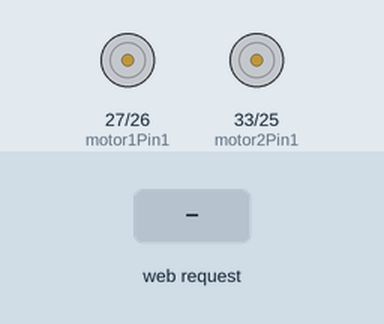
Recording of a sketch running on a simulated ESP32. Shown: motor-driver pin pairs drawn as motors (green arrow = first pin HIGH = forward, orange = second pin HIGH = backward, longer = more drive, scaled by the enable pin). Inputs (shaded band) come from the test bench. What the sketch prints to the serial monitor is not drawn.

Above: at 1.2 s.
1.3 s: HTTP request GET /forward received
At 1.7 s:
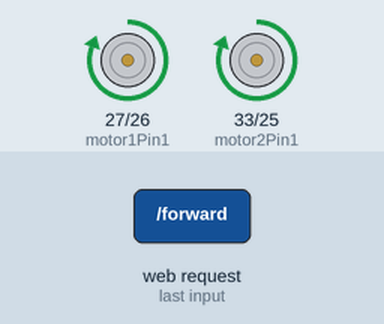
2.8 s: HTTP request GET /backward received
At 4.0 s:
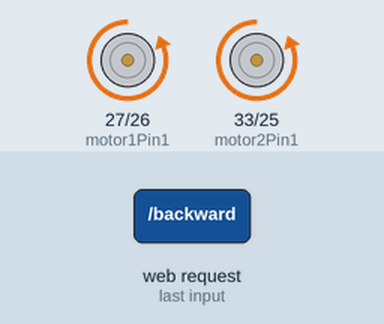
4.3 s: HTTP request GET /left received
At 5.2 s:
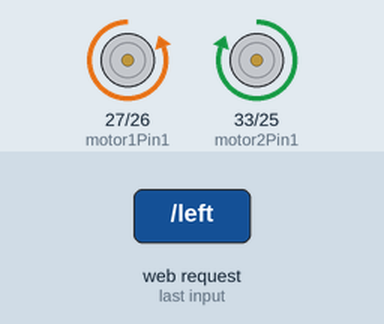
5.8 s: HTTP request GET /right received
At 6.3 s:
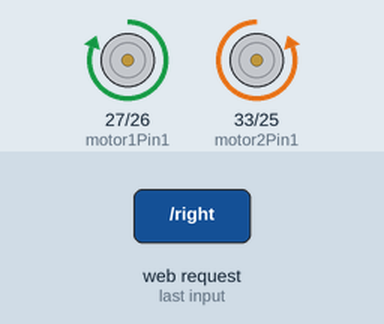
7.3 s: HTTP request GET /stop received
At 8.6 s:
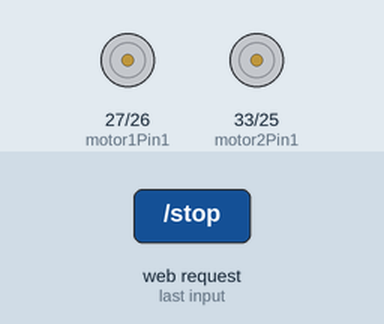
Timing chart, 0 to 9.8 s (numbered marks = the images above; inputs shaded):
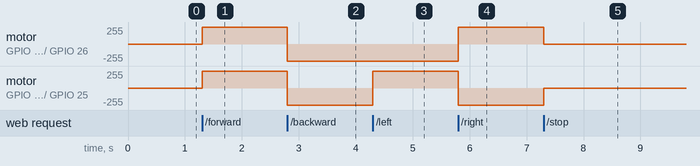

Measured:
- after the input at 1.3 s, motor on GPIO 27 (motor1Pin1) / GPIO 26 (motor1Pin2), motor on GPIO 33 (motor2Pin1) / GPIO 25 (motor2Pin2): stopped → forward 255/255 at once
- after the input at 2.8 s, motor on GPIO 27 (motor1Pin1) / GPIO 26 (motor1Pin2), motor on GPIO 33 (motor2Pin1) / GPIO 25 (motor2Pin2): forward 255/255 → backward 255/255 at once
- after the input at 4.3 s, motor on GPIO 33 (motor2Pin1) / GPIO 25 (motor2Pin2): backward 255/255 → forward 255/255 at once
- after the input at 5.8 s, motor on GPIO 27 (motor1Pin1) / GPIO 26 (motor1Pin2): backward 255/255 → forward 255/255 at once; motor on GPIO 33 (motor2Pin1) / GPIO 25 (motor2Pin2): forward 255/255 → backward 255/255 at once
- after the input at 7.3 s, motor on GPIO 27 (motor1Pin1) / GPIO 26 (motor1Pin2): forward 255/255 → stopped at once; motor on GPIO 33 (motor2Pin1) / GPIO 25 (motor2Pin2): backward 255/255 → stopped at once

The sketch:

esp32_robocar.ino
```cpp
#include <WiFi.h>
#include <WebServer.h>

// Create WiFi AP
const char* ssid = "ROBOT";
const char* password = "12345678";

WebServer server(80);

// Motor A
const int motor1Pin1 = 27;
const int motor1Pin2 = 26;
const int enable1Pin = 14;

// Motor B
const int motor2Pin1 = 33;
const int motor2Pin2 = 25;
const int enable2Pin = 32;

// PWM settings
const int freq = 30000;
const int resolution = 8;
const int pwmChannel1 = 0;
const int pwmChannel2 = 1;
int dutyCycle = 255;

String webpage = R"rawliteral(
<!DOCTYPE html>
<html>
<head>
<title>Mobile Robot</title>
<meta name="viewport" content="width=device-width, initial-scale=1">
<style>
button{
width:100px;
height:60px;
font-size:20px;
margin:10px;
}
</style>
</head>
<body style="text-align:center">
<h2>Mobile Robot Controller</h2>

<button onclick="fetch('/forward')">Forward</button><br>
<button onclick="fetch('/left')">Left</button>
<button onclick="fetch('/stop')">Stop</button>
<button onclick="fetch('/right')">Right</button><br>
<button onclick="fetch('/backward')">Backward</button>

</body>
</html>
)rawliteral";

// Motor functions
void stopMotors() {
  digitalWrite(motor1Pin1, LOW);
  digitalWrite(motor1Pin2, LOW);
  digitalWrite(motor2Pin1, LOW);
  digitalWrite(motor2Pin2, LOW);
}

void forward() {
  digitalWrite(motor1Pin1, HIGH);
  digitalWrite(motor1Pin2, LOW);
  digitalWrite(motor2Pin1, HIGH);
  digitalWrite(motor2Pin2, LOW);
}

void backward() {
  digitalWrite(motor1Pin1, LOW);
  digitalWrite(motor1Pin2, HIGH);
  digitalWrite(motor2Pin1, LOW);
  digitalWrite(motor2Pin2, HIGH);
}

void left() {
  digitalWrite(motor1Pin1, LOW);
  digitalWrite(motor1Pin2, HIGH);
  digitalWrite(motor2Pin1, HIGH);
  digitalWrite(motor2Pin2, LOW);
}

void right() {
  digitalWrite(motor1Pin1, HIGH);
  digitalWrite(motor1Pin2, LOW);
  digitalWrite(motor2Pin1, LOW);
  digitalWrite(motor2Pin2, HIGH);
}

void setup() {

  Serial.begin(115200);

  pinMode(motor1Pin1, OUTPUT);
  pinMode(motor1Pin2, OUTPUT);
  pinMode(motor2Pin1, OUTPUT);
  pinMode(motor2Pin2, OUTPUT);

  // PWM setup
ledcAttach(enable1Pin, freq, resolution);
ledcAttach(enable2Pin, freq, resolution);

ledcWrite(enable1Pin, dutyCycle);
ledcWrite(enable2Pin, dutyCycle);

  // Start WiFi AP
  WiFi.softAP(ssid, password);

  Serial.println("WiFi AP Started");
  Serial.println(WiFi.softAPIP());

  // Web routes
  server.on("/", []() {
    server.send(200, "text/html", webpage);
  });

  server.on("/forward", []() {
    forward();
    server.send(200, "text/plain", "Forward");
  });

  server.on("/backward", []() {
    backward();
    server.send(200, "text/plain", "Backward");
  });

  server.on("/left", []() {
    left();
    server.send(200, "text/plain", "Left");
  });

  server.on("/right", []() {
    right();
    server.send(200, "text/plain", "Right");
  });

  server.on("/stop", []() {
    stopMotors();
    server.send(200, "text/plain", "Stop");
  });

  server.begin();
}

void loop() {
  server.handleClient();
}
```
